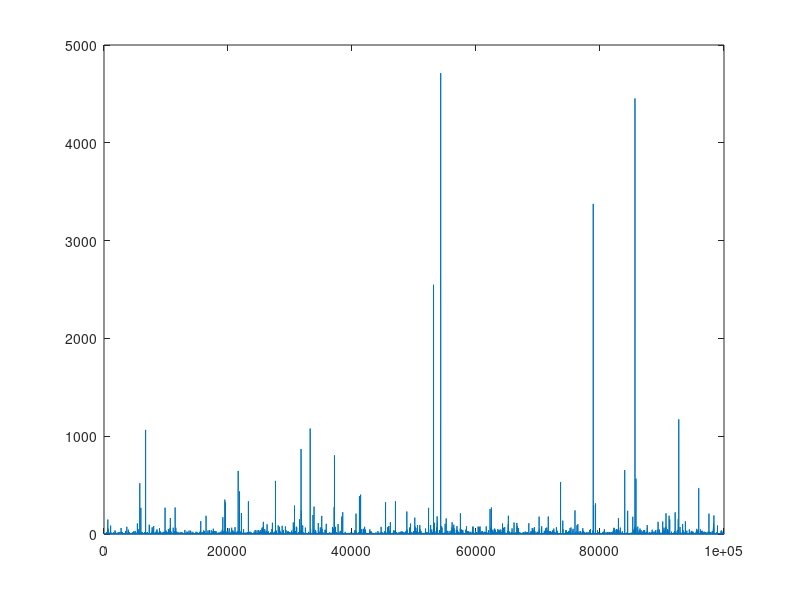

This figure's MATLAB source:
% normal importance sampling

n=1;
N=100000;

% set generator to have repeatable variances
rng('default');

% set up variance 
[Q R]=qr(randn(n,n));
d=ones(n,1) + 1.5*(rand(n,1) - 0.5*ones(n,1));
variance=Q*diag(d)*Q';
inverse_variance=Q*diag(1.0./d)*Q';
sqrt_det=sqrt(prod(d));

% set up mean
mu=3.0*sqrt(n)*ones(n,1);

rng('shuffle');

% importance sampler
y=zeros(1+n,N);
for i=1:N
    
    y(2:n+1,i) = randn(n,1);
     
    y(1,i) = 1.0/sqrt_det * exp(-0.5*(y(2:n+1,i) - mu)'*inverse_variance*(y(2:n+1,i) - mu)) / exp(-0.5*y(2:n+1,i)'*y(2:n+1,i));
    
end

% tests
disp('Max weight');
max(y(1,:))

disp('Mean weight');
mean(y(1,:))

disp('Mean');
m=zeros(n,1);
sum=0;
for i=1:N
    m=m + y(1,i)*y(2:n+1,i);
    sum=sum + y(1,i);
end
[m/sum mu]

plot(y(1,:));
